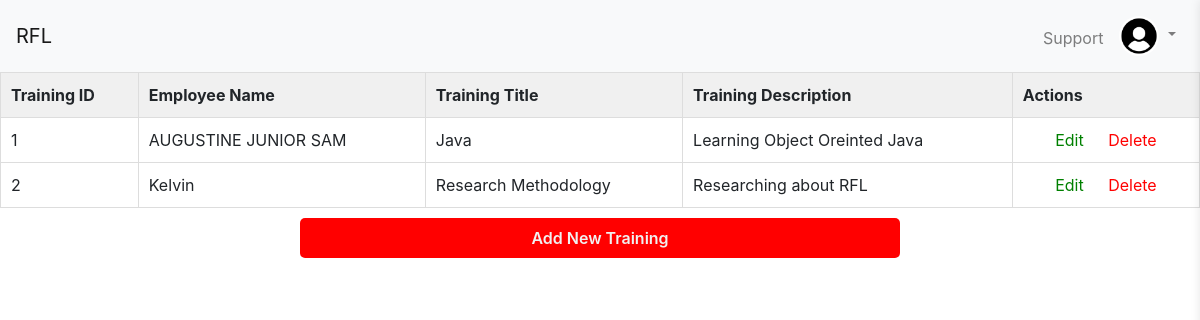
Page /admin/training_view.php (signed in) on the committed database.
### tables this page shows
CREATE TABLE `trainings` (
  `training_id` int(11) NOT NULL,
  `employee_id` int(11) DEFAULT NULL,
  `training_type` varchar(50) DEFAULT NULL,
  `training_description` text DEFAULT NULL
);

CREATE TABLE `employee` (
  `employee_id` int(11) NOT NULL,
  `employee_name` varchar(50) NOT NULL,
  `employee_password` varchar(20) NOT NULL,
  `employee_address` varchar(50) NOT NULL,
  `employee_mobile` varchar(11) NOT NULL,
  `employee_email` varchar(100) NOT NULL,
  `created_at` datetime NOT NULL DEFAULT curtime(),
  `password_changed` tinyint(1) DEFAULT 0
);

### admin/training_view.php (the view, shortened to what this page needs)
<?php include 'templates/header.php'; ?>
<?php
include '../db.php';
$sql = "SELECT t.training_id, e.employee_name, t.training_type, t.training_description
        FROM trainings t
        JOIN employee e ON t.employee_id = e.employee_id";
$stmt = mysqli_prepare($conn, $sql);
mysqli_stmt_execute($stmt);
$result = mysqli_stmt_get_result($stmt);
?>
<table>
  <tr>
    <th>Training ID</th>
    <th>Employee Name</th>
    <th>Training Title</th>
    <th>Training Description</th>
    <th>Actions</th>
  </tr>
  <?php while ($row = mysqli_fetch_assoc($result)) {?>
  <tr>
    <td><?php echo $row['training_id'];?></td>
    <td><?php echo $row['employee_name'];?></td>
    <td><?php echo $row['training_type'];?></td>
    <td><?php echo $row['training_description'];?></td>
    <td class="actions">
      <a href="edit_training.php?id=<?php echo $row['training_id']; ?>" style="color: green;">Edit</a>
      <a href="delete_training.php?id=<?php echo $row['training_id']; ?>" onclick="return confirm('Are you sure you want to delete this training?')" style="color: red;">Delete</a>
    </td>
  </tr>
  <?php }?>
</table>
<button onclick="location.href='add_training.php'" class="cancelbtn cancel-container">Add New Training</button>
<?php include 'templates/footer.php';?>

### admin/training_view.php (style rules this page uses)
table { border-collapse: collapse; width: 100%; }
th, td { border: 1px solid #ddd; padding: 10px; text-align: left; }
th { background-color: #f0f0f0; }
.actions { text-align: center; }
.actions a { margin: 0 10px; color: #337ab7; text-decoration: none; }
button { background-color: rgb(255, 213, 0); color: #000; font-size: 18px; padding: 14px 20px; font-weight: 600; margin: 15px 0; border: none; cursor: pointer; width: 50%; transition: background-color 0.10s; }
.cancel-container { display: flex; align-items: center; justify-content:center; }
.cancelbtn { height: 40px; align-items: center; justify-content: center; background-color: red; color: #f1f1f1; font-size: 16px; border-radius: 5px; margin-top: 10px; margin-left: 300px; }

### rows in the picture
trainings: training_id "1", employee.employee_name "AUGUSTINE JUNIOR SAM", training_type "Java", training_description "Learning Object Oreinted Java"
trainings: training_id "2", employee.employee_name "Kelvin", training_type "Research Methodology", training_description "Researching about RFL"
